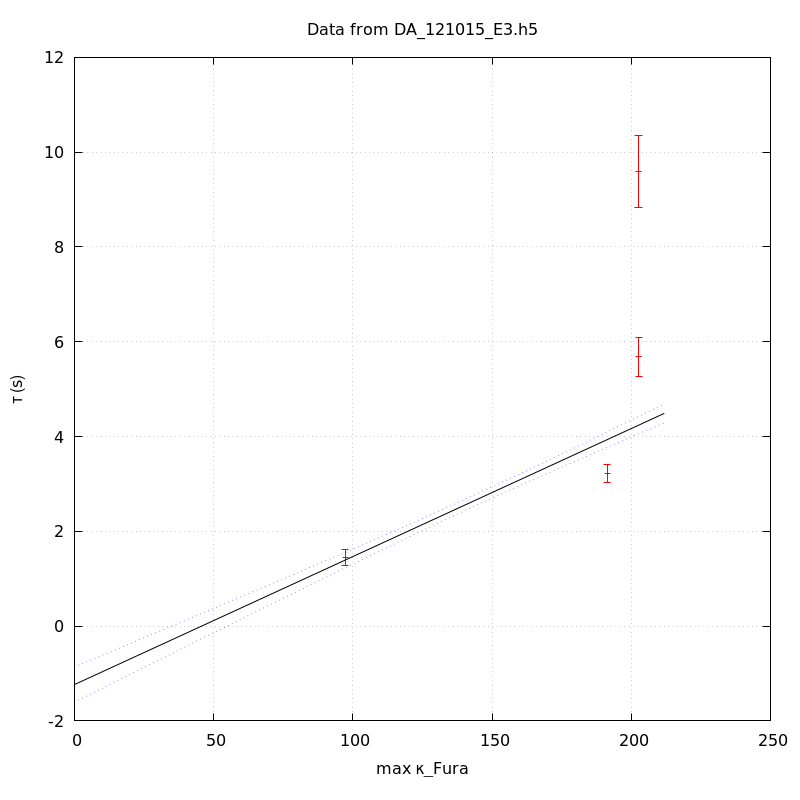

Reproduce this figure in gnuplot.
unset key
set grid
set ylabel 'τ (s)'
set xlabel 'max κ_Fura' noenhanced
set title 'Data from DA_121015_E3.h5' noenhanced
set xrange [-1000<*:*]
plot 'DA_121015_E3_aba_tau_vs_max_kappa' index 0 using 1:2:(1.96*$3) linecolor rgb 'red' with yerrorbars,\
'' index 1 using 1:2 with lines linecolor rgb 'black',\
'' index 1 using 1:3 with lines linecolor rgb 'blue' lt 'dotted',\
'' index 1 using 1:4 with lines linecolor rgb 'blue' lt 'dotted'
